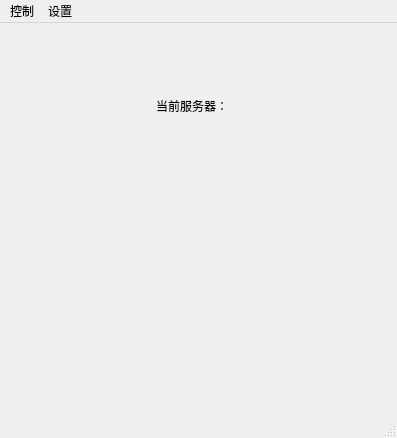
<?xml version="1.0" encoding="UTF-8"?>
<ui version="4.0">
 <class>MainWindowClass</class>
 <widget class="QMainWindow" name="MainWindowClass">
  <property name="geometry">
   <rect>
    <x>0</x>
    <y>0</y>
    <width>397</width>
    <height>438</height>
   </rect>
  </property>
  <property name="windowTitle">
   <string>XSKY</string>
  </property>
  <widget class="QWidget" name="centralWidget">
   <layout class="QVBoxLayout" name="verticalLayout">
    <item>
     <spacer name="verticalSpacer">
      <property name="orientation">
       <enum>Qt::Vertical</enum>
      </property>
      <property name="sizeHint" stdset="0">
       <size>
        <width>20</width>
        <height>71</height>
       </size>
      </property>
     </spacer>
    </item>
    <item>
     <layout class="QHBoxLayout" name="horizontalLayout_2">
      <item>
       <spacer name="horizontalSpacer_3">
        <property name="orientation">
         <enum>Qt::Horizontal</enum>
        </property>
        <property name="sizeHint" stdset="0">
         <size>
          <width>40</width>
          <height>20</height>
         </size>
        </property>
       </spacer>
      </item>
      <item>
       <widget class="QLabel" name="label">
        <property name="text">
         <string>当前服务器：</string>
        </property>
       </widget>
      </item>
      <item>
       <widget class="QLabel" name="labelServer">
        <property name="text">
         <string/>
        </property>
       </widget>
      </item>
      <item>
       <spacer name="horizontalSpacer_4">
        <property name="orientation">
         <enum>Qt::Horizontal</enum>
        </property>
        <property name="sizeHint" stdset="0">
         <size>
          <width>40</width>
          <height>20</height>
         </size>
        </property>
       </spacer>
      </item>
     </layout>
    </item>
    <item>
     <spacer name="verticalSpacer_3">
      <property name="orientation">
       <enum>Qt::Vertical</enum>
      </property>
      <property name="sizeType">
       <enum>QSizePolicy::Fixed</enum>
      </property>
      <property name="sizeHint" stdset="0">
       <size>
        <width>20</width>
        <height>50</height>
       </size>
      </property>
     </spacer>
    </item>
    <item>
     <layout class="QHBoxLayout" name="horizontalLayout">
      <item>
       <spacer name="horizontalSpacer">
        <property name="orientation">
         <enum>Qt::Horizontal</enum>
        </property>
        <property name="sizeHint" stdset="0">
         <size>
          <width>40</width>
          <height>20</height>
         </size>
        </property>
       </spacer>
      </item>
      <item>
       <widget class="QLabel" name="labelConnect">
        <property name="sizePolicy">
         <sizepolicy hsizetype="Fixed" vsizetype="Fixed">
          <horstretch>0</horstretch>
          <verstretch>0</verstretch>
         </sizepolicy>
        </property>
        <property name="minimumSize">
         <size>
          <width>150</width>
          <height>150</height>
         </size>
        </property>
        <property name="maximumSize">
         <size>
          <width>150</width>
          <height>150</height>
         </size>
        </property>
        <property name="text">
         <string/>
        </property>
        <property name="pixmap">
         <pixmap resource="icon.qrc">:/icons/start.png</pixmap>
        </property>
        <property name="scaledContents">
         <bool>true</bool>
        </property>
       </widget>
      </item>
      <item>
       <spacer name="horizontalSpacer_2">
        <property name="orientation">
         <enum>Qt::Horizontal</enum>
        </property>
        <property name="sizeHint" stdset="0">
         <size>
          <width>40</width>
          <height>20</height>
         </size>
        </property>
       </spacer>
      </item>
     </layout>
    </item>
    <item>
     <widget class="QLabel" name="labelStatus">
      <property name="text">
       <string/>
      </property>
      <property name="alignment">
       <set>Qt::AlignCenter</set>
      </property>
     </widget>
    </item>
    <item>
     <spacer name="verticalSpacer_2">
      <property name="orientation">
       <enum>Qt::Vertical</enum>
      </property>
      <property name="sizeHint" stdset="0">
       <size>
        <width>20</width>
        <height>71</height>
       </size>
      </property>
     </spacer>
    </item>
   </layout>
  </widget>
  <widget class="QMenuBar" name="menuBar">
   <property name="geometry">
    <rect>
     <x>0</x>
     <y>0</y>
     <width>397</width>
     <height>23</height>
    </rect>
   </property>
   <widget class="QMenu" name="menuControl">
    <property name="title">
     <string>控制</string>
    </property>
    <addaction name="actionStart"/>
    <addaction name="actionStop"/>
    <addaction name="separator"/>
    <addaction name="actionCapture"/>
    <addaction name="separator"/>
    <addaction name="actionExit"/>
   </widget>
   <widget class="QMenu" name="menu">
    <property name="title">
     <string>设置</string>
    </property>
    <addaction name="actionProtocol"/>
    <addaction name="actionDomainList"/>
    <addaction name="actionServerList"/>
    <addaction name="actionDeviceList"/>
   </widget>
   <addaction name="menuControl"/>
   <addaction name="menu"/>
  </widget>
  <widget class="QStatusBar" name="statusBar"/>
  <action name="actionStart">
   <property name="text">
    <string>启动服务</string>
   </property>
  </action>
  <action name="actionStop">
   <property name="text">
    <string>停止服务</string>
   </property>
  </action>
  <action name="actionExit">
   <property name="text">
    <string>退出</string>
   </property>
  </action>
  <action name="actionServerList">
   <property name="text">
    <string>服务列表</string>
   </property>
  </action>
  <action name="actionProtocol">
   <property name="text">
    <string>协议设置</string>
   </property>
  </action>
  <action name="actionDomainList">
   <property name="text">
    <string>域名列表</string>
   </property>
  </action>
  <action name="actionCapture">
   <property name="text">
    <string>捕获</string>
   </property>
  </action>
  <action name="actionDeviceList">
   <property name="text">
    <string>设备列表</string>
   </property>
  </action>
 </widget>
 <layoutdefault spacing="6" margin="11"/>
 <resources>
  <include location="icon.qrc"/>
 </resources>
 <connections/>
</ui>
